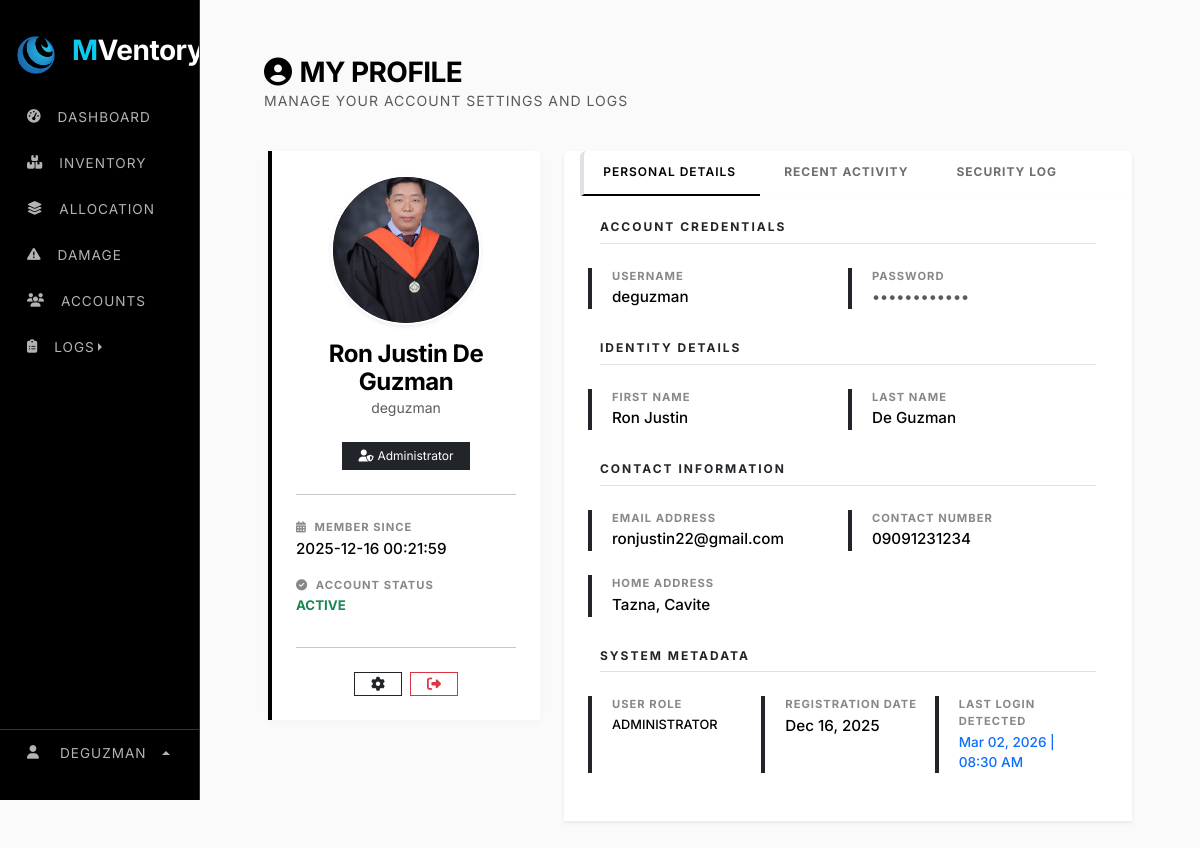
The app's page /web_content/profile.php (signed in), older data.
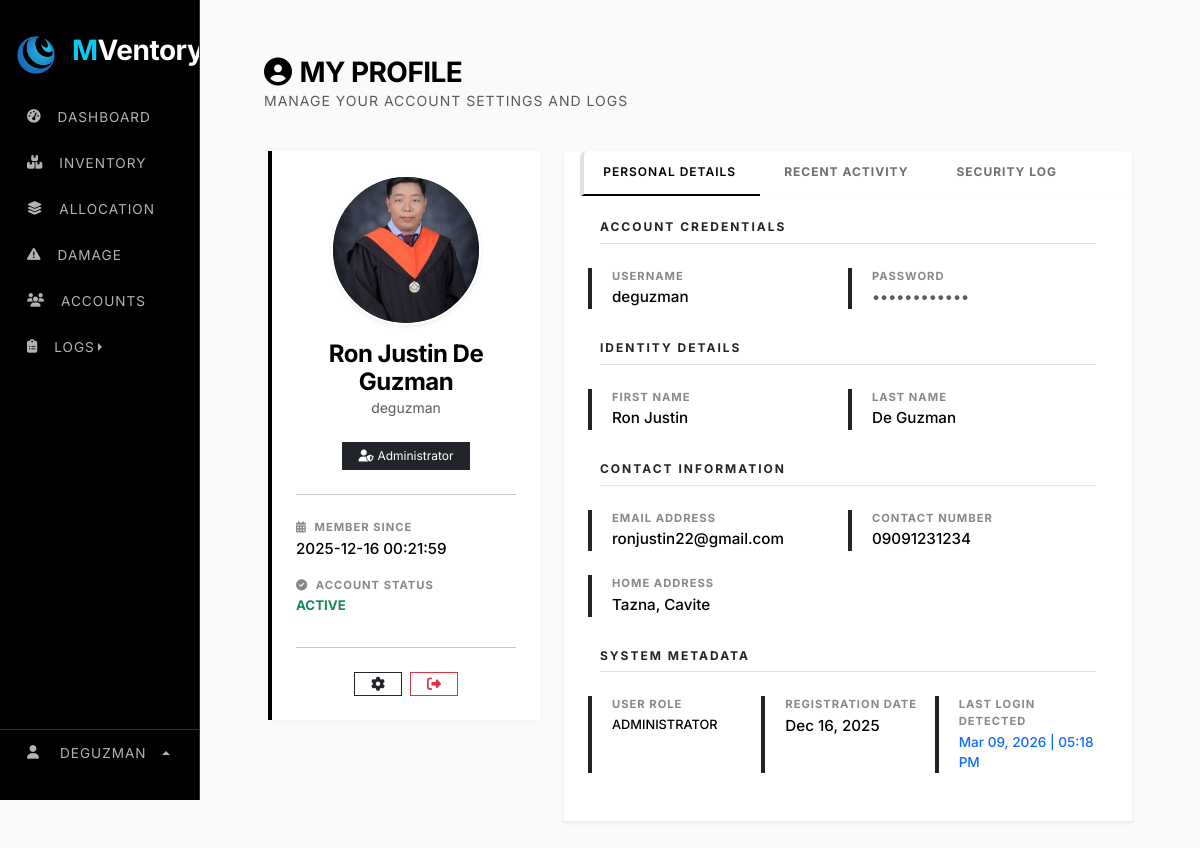
The same page, newer data.
### tables this page shows
CREATE TABLE `users` (
  `user_id` int(11) NOT NULL AUTO_INCREMENT,
  `role_id` varchar(15) NOT NULL,
  `username` varchar(9999) NOT NULL,
  `first_name` varchar(100) NOT NULL,
  `last_name` varchar(100) NOT NULL,
  `phone` varchar(11) NOT NULL,
  `address` varchar(500) DEFAULT NULL,
  `role` varchar(30) NOT NULL,
  `status` varchar(20) NOT NULL DEFAULT 'active',
  `email` varchar(150) NOT NULL,
  `password` varchar(255) NOT NULL,
  `profile_image` varchar(999) NOT NULL,
  `is_active` tinyint(1) DEFAULT 1,
  `is_login` tinyint(1) NOT NULL,
  `last_login` datetime DEFAULT NULL,
  `created_at` timestamp NOT NULL DEFAULT current_timestamp(),
  `deleted_at` timestamp NULL DEFAULT NULL,
  `last_activity` datetime DEFAULT current_timestamp(),
  PRIMARY KEY (`user_id`),
  UNIQUE KEY `email` (`email`)
);

### web_content/profile.php (the view, shortened to what the changed rows need)
<?php
    include "../render/connection.php";
    include "../src/cdn/cdn_links.php";
    $user = "SELECT * FROM users WHERE user_id = ".$_SESSION['user_id'];
    $user_result = $conn->query($user);
    $user_data = $user_result->fetch_assoc();
?>
<!doctype html>
<html lang="en">
    <head>
        <link rel="stylesheet" href="../src/style/main_style.css">
    <body>
        <div class="row">
        <?php include "../nav/sidebar_nav.php"; ?>
            <div class="col">
                <div class="main-content">
                    <div class="container mt-4">
                        <div class="row">
                            <div class="col-lg-4">
                                <div class="card shadow-sm border-0 mb-4 text-center p-4 metric-card-stark">
                                    <div class="avatar-circle-lg bg-dark shadow-sm rounded-circle d-flex align-items-center justify-content-center overflow-hidden border border-2 border-white"
                                        style="width: 150px; height: 150px;"> <?php
                                            $f_initial = !empty($user_data['first_name']) ? substr($user_data['first_name'], 0, 1) : '';
                                            $l_initial = !empty($user_data['last_name']) ? substr($user_data['last_name'], 0, 1) : '';
                                            $initials = strtoupper($f_initial . $l_initial) ?: "??";
                                            $profile_img = $user_data['profile_image'];
                                        ?>
                                        <?php if (!empty($profile_img) && file_exists($profile_img)): ?>
                                            <img src="<?= $profile_img ?>" alt="Profile" class="rounded-circle" style="width: 100%; height: 100%; object-fit: cover;">
                                        <?php else: ?>
                                            <div class="text-white fw-bold" style="font-size: 1.5rem; letter-spacing: 1px;">
                                                <?= $initials ?>
                                            </div>
                                        <?php endif; ?>
                                    </div>
                                    <h4 class="fw-bold mb-0"><?php echo $user_data['first_name'] . ' ' . $user_data['last_name']; ?></h4>
                                    <p class="text-muted small"><?php echo $user_data['username']; ?></p>
                                    <div class="mt-2">
                                        <span class="badge bg-dark text-white rounded-0 px-3 py-2 fw-normal small">
                                            <i class="fa-solid fa-user-shield me-1"></i><?php echo $user_data['role']; ?>
                                        </span>
                                    </div>
                                    <hr class="my-4 opacity-10">
                                    <div class="text-start">
                                        <div class="mb-3">
                                            <div class="info-label"><i class="fa-solid fa-calendar-days me-1"></i> Member Since</div>
                                            <div class="info-value"><?php echo $user_data['created_at']; ?></div>
                                        </div>
                                        <div class="mb-1">
                                            <div class="info-value">
                                                <span class="text-success small fw-bold"><?php echo strtoupper($user_data['status']); ?></span>
                                            </div>
                                        </div>
                                    </div>
                                    <hr class="my-3 opacity-10">
                                    <div class="d-flex justify-content-center gap-2 mt-2">
                                        <a class="btn btn-outline-dark btn-sm rounded-0 px-3" title="Settings" href="edit_profile.php">
                                        </a>
                                        <a class="btn btn-outline-danger btn-sm rounded-0 px-3" title="Logout" href="logout.php">
                                        </a>
                                    </div>
                                </div>
                            </div>
                            <div class="col-lg-8">
                                <div class="tab-content shadow-sm">
                                    <div class="tab-pane fade show active" id="details-content">
                                        <div class="card border-0 rounded-0 p-4">
                                            <div class="row">
                                                <div class="col-md-6 border-start border-4 border-dark mb-4">
                                                    <div class="info-label ps-2">Username</div>
                                                    <div class="info-value ps-2 mb-0"><?= $user_data['username']; ?></div>
                                                </div>
                                                <div class="col-md-6 border-start border-4 border-dark mb-4">
                                                    <div class="info-label ps-2">First Name</div>
                                                    <div class="info-value ps-2 mb-0"><?= !empty($user_data['first_name']) ? $user_data['first_name'] : '<span class="text-muted opacity-50">N/A</span>'; ?></div>
                                                </div>
                                                <div class="col-md-6 border-start border-4 border-dark mb-4">
                                                    <div class="info-label ps-2">Last Name</div>
                                                    <div class="info-value ps-2 mb-0"><?= !empty($user_data['last_name']) ? $user_data['last_name'] : '<span class="text-muted opacity-50">N/A</span>'; ?></div>
                                                </div>
                                                <div class="col-md-6 border-start border-4 border-dark mb-4">
                                                    <div class="info-label ps-2">Email Address</div>
                                                    <div class="info-value ps-2 mb-0"><?= !empty($user_data['email']) ? $user_data['email'] : '<span class="text-muted opacity-50">N/A</span>'; ?></div>
                                                </div>
                                                <div class="col-md-6 border-start border-4 border-dark mb-4">
                                                    <div class="info-label ps-2">Contact Number</div>
                                                    <div class="info-value ps-2 mb-0"><?= !empty($user_data['phone']) ? $user_data['phone'] : '<span class="text-muted opacity-50">N/A</span>'; ?></div>
                                                </div>
                                                <div class="col-12 border-start border-4 border-dark mb-4">
                                                    <div class="info-label ps-2">Home Address</div>
                                                    <div class="info-value ps-2 mb-0"><?= !empty($user_data['address']) ? $user_data['address'] : '<span class="text-muted opacity-50">N/A</span>'; ?></div>
                                                </div>
                                                <div class="col-md-4 border-start border-4 border-dark mb-4">
                                                    <div class="info-label ps-2">User Role</div>
                                                    <div class="info-value ps-2 mb-0 text-uppercase" style="font-size: 0.8rem;"><?= $user_data['role']; ?></div>
                                                </div>
                                                <div class="col-md-4 border-start border-4 border-dark mb-4">
                                                    <div class="info-label ps-2">Registration Date</div>
                                                    <div class="info-value ps-2 mb-0"><?= date("M d, Y", strtotime($user_data['created_at'])); ?></div>
                                                </div>
                                                <div class="col-md-4 border-start border-4 border-dark mb-4">
                                                    <div class="info-label ps-2">Last Login Detected</div>
                                                    <div class="info-value ps-2 mb-0 text-primary" style="font-size: 0.85rem;">
                                                        <?= !empty($user_data['last_login']) ? date("M d, Y | h:i A", strtotime($user_data['last_login'])) : 'First Session'; ?>
                                                    </div>
                                                </div>
                                            </div>
                                        </div>
                                    </div>
                                </div>
                            </div>
                        </div>
                    </div>
                </div>
            </div>
        </div>
    </body>
</html>

Row changes from the older to the newer data that the page shows:
changed users "Ron Justin": last_login "Mar 02, 2026 | 08:30 AM" → "Mar 09, 2026 | 05:18 PM"
